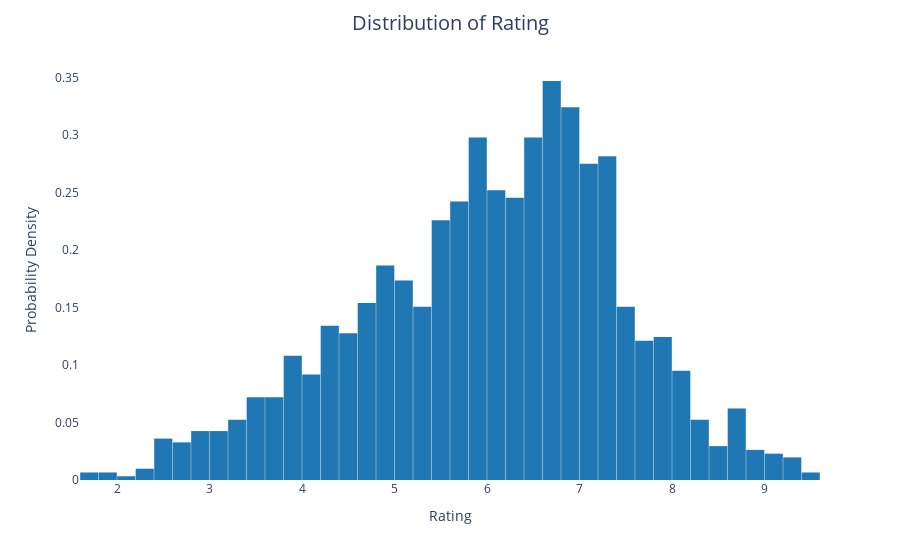

Notebook code cell kept with this figure:
### Markdown cell above
## Didtribution of Rating

### Code cell
fig_rating = px.histogram(df, x = 'Rating', histnorm='probability density', nbins = 40, color_discrete_sequence = colors)
fig_rating.update_traces(selector=dict(type='histogram'))
fig_rating.update_layout(title='Distribution of Rating', title_x=0.5, title_pad=dict(t=20), title_font=dict(size=20), xaxis_title='Rating', yaxis_title='Probability Density', xaxis=dict(showgrid=False), yaxis=dict(showgrid=False), bargap=0.02, plot_bgcolor = 'white')
fig_rating.show()

### Figure 1 — Plotly figure (JSON) as saved in the notebook; plotly's stock layout.template omitted (floating-point values rounded to 4 significant figures; data arrays with more than 128 entries replaced by an {"elided": "..."} marker saying what was removed)
{"data": [{"alignmentgroup": "True", "bingroup": "x", "histnorm": "probability density", "hovertemplate": "Rating=%{x}<br>probability density=%{y}<extra></extra>", "legendgroup": "", "marker": {"color": "#1f77b4", "pattern": {"shape": ""}}, "name": "", "nbinsx": 40, "offsetgroup": "", "orientation": "v", "showlegend": false, "type": "histogram", "x": {"elided": "1528 float values"}, "xaxis": "x", "yaxis": "y"}], "layout": {"bargap": 0.02, "barmode": "relative", "legend": {"tracegroupgap": 0}, "margin": {"t": 60}, "plot_bgcolor": "white", "title": {"font": {"size": 20}, "pad": {"t": 20}, "text": "Distribution of Rating", "x": 0.5}, "xaxis": {"anchor": "y", "domain": [0, 1], "showgrid": false, "title": {"text": "Rating"}}, "yaxis": {"anchor": "x", "domain": [0, 1], "showgrid": false, "title": {"text": "Probability Density"}}}}
